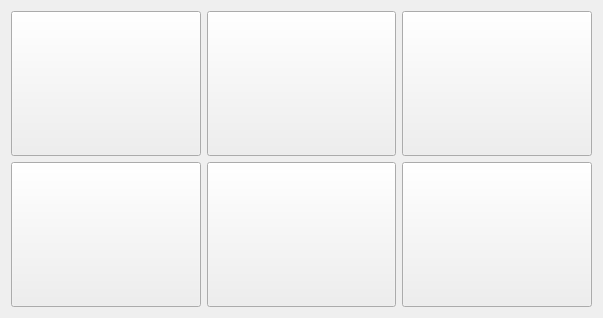
<?xml version="1.0" encoding="UTF-8"?>
<ui version="4.0">
 <class>Form</class>
 <widget class="QWidget" name="Form">
  <property name="geometry">
   <rect>
    <x>0</x>
    <y>0</y>
    <width>603</width>
    <height>318</height>
   </rect>
  </property>
  <property name="windowTitle">
   <string>傅里叶拟合</string>
  </property>
  <layout class="QHBoxLayout" name="horizontalLayout">
   <item>
    <layout class="QGridLayout" name="gridLayout">
     <item row="0" column="4">
      <widget class="QPushButton" name="QB_Button">
       <property name="sizePolicy">
        <sizepolicy hsizetype="MinimumExpanding" vsizetype="MinimumExpanding">
         <horstretch>0</horstretch>
         <verstretch>0</verstretch>
        </sizepolicy>
       </property>
       <property name="cursor">
        <cursorShape>PointingHandCursor</cursorShape>
       </property>
       <property name="text">
        <string/>
       </property>
      </widget>
     </item>
     <item row="0" column="3">
      <widget class="QPushButton" name="TX_Button">
       <property name="sizePolicy">
        <sizepolicy hsizetype="MinimumExpanding" vsizetype="MinimumExpanding">
         <horstretch>0</horstretch>
         <verstretch>0</verstretch>
        </sizepolicy>
       </property>
       <property name="cursor">
        <cursorShape>PointingHandCursor</cursorShape>
       </property>
       <property name="text">
        <string/>
       </property>
      </widget>
     </item>
     <item row="2" column="2">
      <widget class="QPushButton" name="JC_Button">
       <property name="sizePolicy">
        <sizepolicy hsizetype="MinimumExpanding" vsizetype="MinimumExpanding">
         <horstretch>0</horstretch>
         <verstretch>0</verstretch>
        </sizepolicy>
       </property>
       <property name="cursor">
        <cursorShape>PointingHandCursor</cursorShape>
       </property>
       <property name="text">
        <string/>
       </property>
      </widget>
     </item>
     <item row="2" column="3">
      <widget class="QPushButton" name="SJ_Button">
       <property name="sizePolicy">
        <sizepolicy hsizetype="MinimumExpanding" vsizetype="MinimumExpanding">
         <horstretch>0</horstretch>
         <verstretch>0</verstretch>
        </sizepolicy>
       </property>
       <property name="cursor">
        <cursorShape>PointingHandCursor</cursorShape>
       </property>
       <property name="text">
        <string/>
       </property>
      </widget>
     </item>
     <item row="2" column="4">
      <widget class="QPushButton" name="BB_Button">
       <property name="sizePolicy">
        <sizepolicy hsizetype="MinimumExpanding" vsizetype="MinimumExpanding">
         <horstretch>0</horstretch>
         <verstretch>0</verstretch>
        </sizepolicy>
       </property>
       <property name="cursor">
        <cursorShape>PointingHandCursor</cursorShape>
       </property>
       <property name="text">
        <string/>
       </property>
      </widget>
     </item>
     <item row="0" column="2">
      <widget class="QPushButton" name="FB_Button">
       <property name="sizePolicy">
        <sizepolicy hsizetype="MinimumExpanding" vsizetype="MinimumExpanding">
         <horstretch>0</horstretch>
         <verstretch>0</verstretch>
        </sizepolicy>
       </property>
       <property name="cursor">
        <cursorShape>PointingHandCursor</cursorShape>
       </property>
       <property name="text">
        <string/>
       </property>
      </widget>
     </item>
    </layout>
   </item>
  </layout>
 </widget>
 <resources/>
 <connections/>
</ui>
